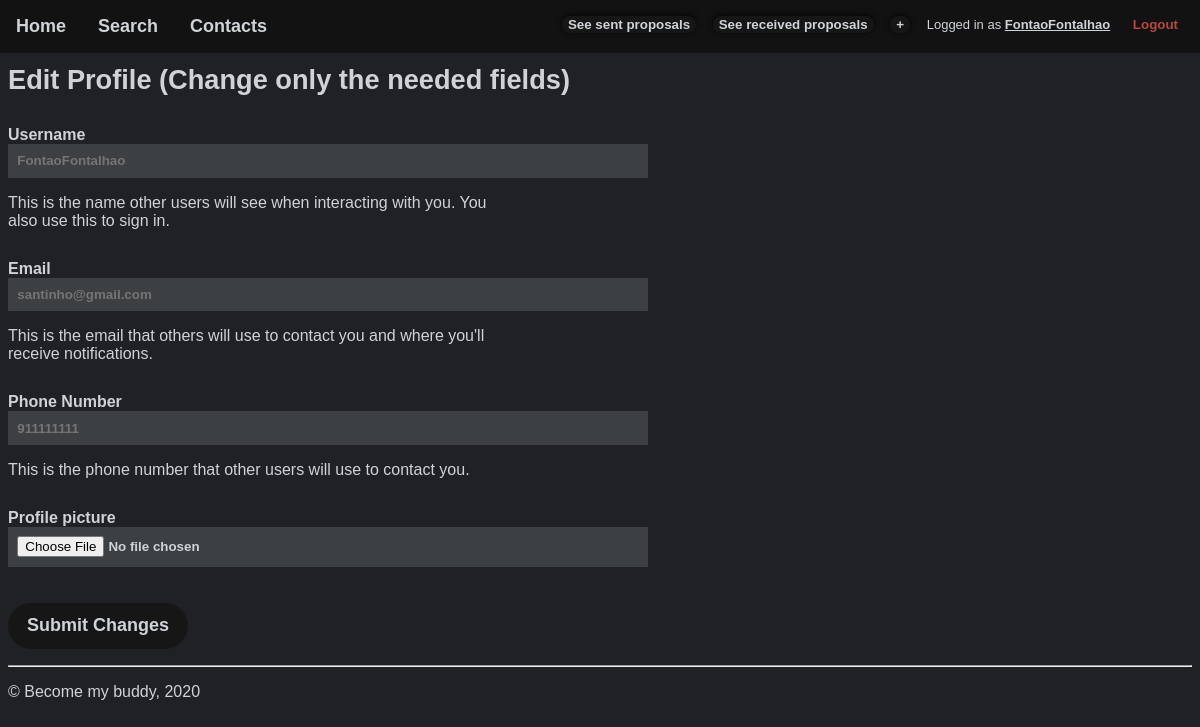
Page /pages/edit_profile.php (signed in) on the committed database.
### tables this page shows
CREATE TABLE User(
    id INTEGER PRIMARY KEY,
    username TEXT UNIQUE NOT NULL,
    password TEXT NOT NULL,
    email TEXT UNIQUE NOT NULL,
    mobile_number CHAR(9) UNIQUE NOT NULL,
    extension TEXT
);

### pages/edit_profile.php (called while the page is built, shortened)
<?php
  include_once('../templates/common/tpl_header_noimg.php');
  include('../database/queries/db_user.php');
  include('../templates/tpl_profile.php');
  $user = getUserInfo($_SESSION['username']);
  drawEditProfile($user);
  include_once('../templates/common/tpl_footer.php');
?>

### database/queries/db_user.php (called while the page is built, shortened)
<?php
function getUserInfo($username)
{
    $user_id = getUserId($username)['id'];
    $db = Database::instance()->db();
    $stmt = $db->prepare(
        '
        SELECT id, username, email, mobile_number, extension
        FROM User
        WHERE User.id = ?'
    );
    $stmt->execute(array($user_id));
    $users = $stmt->fetchAll();
    if (count($users) > 0) { return $users[0];
    } else { return null;
    }
}
function getUserId($username)
{
    $db = Database::instance()->db();
    $stmt = $db->prepare(
        'SELECT id FROM User WHERE username LIKE ?'
    );
    $stmt->execute(array($username));
    return $stmt->fetch();
}
?>

### templates/tpl_profile.php (the view, shortened to what this page needs)
    <?php
function drawEditProfile($user)
{
    ?>
    <section class="profile">
        <h2><b>Edit Profile (Change only the needed fields)</b></h2>
        <form class="verticalform" id="profileform" method="post" action="../actions/action_edit_profile.php" enctype="multipart/form-data">
            <div class="form-item profileform-item">
                <label for="username">Username</label>
                <input id="username" type="text" name="username" placeholder="<?php echo $user['username']; ?>">
                <p class="note">This is the name other users will see when interacting with you.
                  You also use this to sign in.</p>
            </div>
            <div class="form-item profileform-item">
                <label for="email">Email</label>
                <input id="email" type="text" name="email" placeholder="<?php echo $user['email']; ?>">
                <p class="note">This is the email that others will use to contact you and where you'll receive notifications.</p>
            </div>
            <div class="form-item profileform-item">
                <label for="mobile_number">Phone Number</label>
                <input id="mobile_number" type="text" name="mobile_number" placeholder="<?php echo $user['mobile_number']; ?>">
                <p class="note">This is the phone number that other users will use to contact you.</p>
            </div>
            <div class="form-item profileform-item">
                <label for="image">Profile picture</label>
                <input id="image" type="file" name="image">
            </div>
            <input class="form-button profileform-button" type="submit" value="Submit Changes">
        </form>
    </section>
    <?php
}
    ?>

### css/style.css (style rules this page uses)
:root { --fonts: helvetica, sans-serif; --background: #202124; --background-dark: #161616; --main: #cfd3d8; --green: #5d8d79; --red: #b94642; --darkGreen: #2f5e4a; --orange: #8d645d; --dark: #121212; --light: #3c4042; --button-corner-radius: 2em; --items-text-corner-radius: 0.6em; --qa-corner-radius: 0.6em; --petimage-corner-radius: 1em; --petimage-corner-radius-inner: 0.85em; --petimage-size: 16em; --petpost-img-size: 18em; }
body { font-family: var(--fonts); color: var(--main); background-color: var(--background); }
p { width: 80%; max-width: 60em; }
h2 { font-size: 1.7em; font-weight: normal; }
button, input[type="submit"] { border: none; border-radius: var(--button-corner-radius); color: var(--main); background-color: var(--background-dark); text-align: center; }
.verticalform { display: flex; flex-direction: column; align-items: left; }
.form-item { position: relative; display: inline-block; text-align: left; }
.form-item > label { position: absolute; bottom: 100%; left: 0; font-weight: bold; }
.form-item > input, .form-item > select { border: none; width: 100%; padding: 0.7em; box-sizing: border-box; background-color: var(--light); color: var(--main); font-weight: bold; }
.form-button { padding: 0.7em; box-sizing: border-box; background-color: var(--green); color: var(--background); font-weight: bold; font-size: large; }
#profileform { margin-top: 3em; }
.profileform-item { max-width: 40em; }
.profileform-item + .profileform-item { margin-top: 2em; }
.profileform-button { margin-top: 2em; width: 10em; }

### css/layout.css (style rules this page uses)
:root { --top-bar-height: 4em; --bottom-bar-height: 4em; --list_gap: 2em; --list_gap_inv: -2em; --list-height: 48em; }
body { margin-top: var(--top-bar-height); }

### css/responsive.css (style rules this page uses)
:root { --top-bar-height: 4em; }

### rows in the picture
user: username "FontaoFontalhao", email "santinho@gmail.com", mobile_number "911111111"

### other values in the picture
$_SESSION['username'] "FontaoFontalhao"
